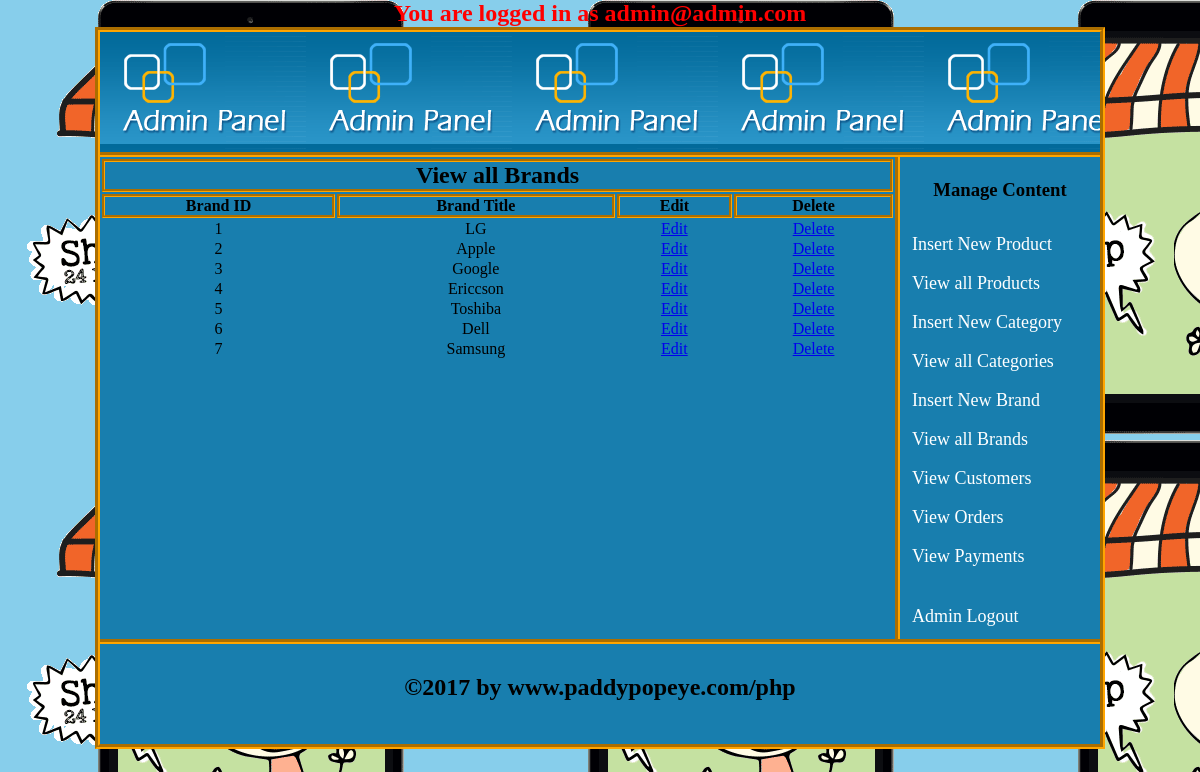
Page /admin_area/index.php?view_brands (signed in) on the committed database.
### tables this page shows
CREATE TABLE `brands` (
  `brand_id` int(100) NOT NULL,
  `brand_title` text NOT NULL
);

### admin_area/view_brands.php (the view, shortened to what this page needs)
<?php
	if(!isset($_SESSION['admin_email'])){
	echo "<script>window.open('login.php','_self')</script>";}
else{
?>
<table width="795" align="center" bgcolor="#187eae">
	<tr align="center">
		<td colspan="6" style="border:3px groove orange;"><h2>View all Brands</h2></td>
	</tr>
	<tr>
		<th style="border:3px groove orange;">Brand ID</th>
		<th style="border:3px groove orange;">Brand Title</th>
		<th style="border:3px groove orange;">Edit</th>
		<th style="border:3px groove orange;">Delete</th>
	</tr>
	<?php
		$index = 0;
		include('../functions/functions.php');
		$get_brand = "SELECT * FROM brands";
		$run_brand = mysqli_query($con, $get_brand);
		while ($row_brand= mysqli_fetch_array($run_brand)){
			$brand_id = $row_brand['brand_id'];
			$brand_title = $row_brand['brand_title'];
			$index ++;
?>
	<tr align="center">
		<td><?php echo $index; ?></td>
		<td><?php echo $brand_title; ?></td>
		 <td><a href="index.php?edit_brand=<?php echo $brand_id?>">Edit</a></td>
		<td><a href="index.php?delete_brand=<?php echo $brand_id?>">Delete</a></td>
	</tr>
	<?php } ?>
</table>
<?php } ?>

### styles/styles.css (style rules this page uses)
html, body, div, span, applet, object, iframe, h1, h2, h3, h4, h5, h6, p, blockquote, pre, a, abbr, acronym, address, big, cite, code, del, dfn, em, img, ins, kbd, q, s, samp, small, strike, strong, sub, sup, tt, var, b, u, i, center, dl, dt, dd, ol, ul, li, fieldset, form, label, legend, table, caption, tbody, tfoot, thead, tr, th, td, article, aside, canvas, details, embed, figure, figcaption, footer, header, hgroup, menu, nav, output, ruby, section, summary, time, mark, audio, video { margin: 0; padding: 0; border: 0; vertical-align: baseline; }
body { background-image: url(../images/img-developmentbox1.gif); background-color: skyblue; }

### rows in the picture
brands: brand_title "LG"
brands: brand_title "Apple"
brands: brand_title "Google"
brands: brand_title "Ericcson"
brands: brand_title "Toshiba"
brands: brand_title "Dell"
brands: brand_title "Samsung"

### other values in the picture
$_SESSION['admin_email'] "admin@admin.com"
